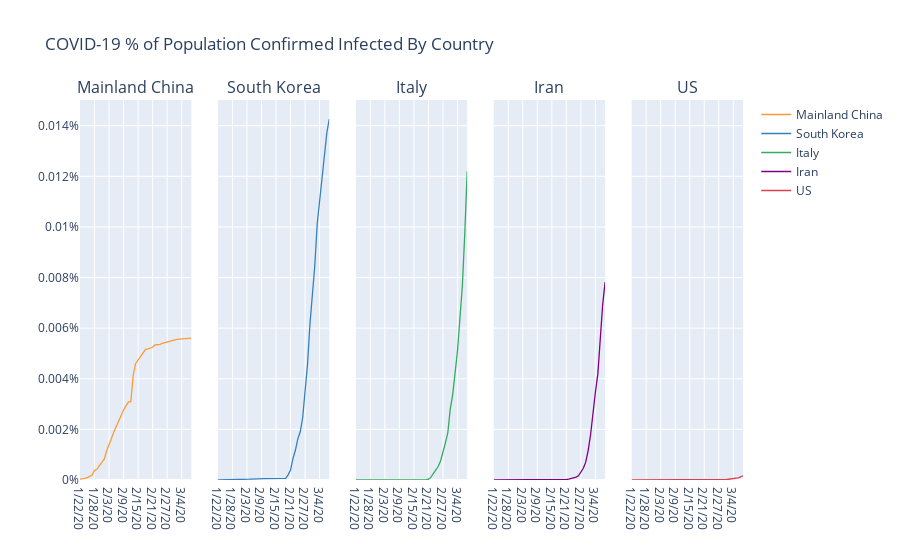

This figure's notebook cell:
### Code cell
top_countries = list(confirmed.T.sum().sort_values(ascending=False).head(4).index)
top_countries.append("US")
country_plot(top_countries, pop_prop=True)

### Figure 1 — Plotly figure (JSON) as saved in the notebook; plotly's stock layout.template omitted (floating-point values rounded to 4 significant figures)
{"data": [{"line": {"color": "rgba(255, 153, 51, 1.0)", "dash": "solid", "shape": "linear", "width": 1.3}, "mode": "lines", "name": "Mainland China", "text": "", "type": "scatter", "x": ["1/22/20", "1/23/20", "1/24/20", "1/25/20", "1/26/20", "1/27/20", "1/28/20", "1/29/20", "1/30/20", "1/31/20", "2/1/20", "2/2/20", "2/3/20", "2/4/20", "2/5/20", "2/6/20", "2/7/20", "2/8/20", "2/9/20", "2/10/20", "2/11/20", "2/12/20", "2/13/20", "2/14/20", "2/15/20", "2/16/20", "2/17/20", "2/18/20", "2/19/20", "2/20/20", "2/21/20", "2/22/20", "2/23/20", "2/24/20", "2/25/20", "2/26/20", "2/27/20", "2/28/20", "2/29/20", "3/1/20", "3/2/20", "3/3/20", "3/4/20", "3/5/20", "3/6/20", "3/7/20", "3/8/20"], "xaxis": "x", "y": [3.8e-05, 4.44e-05, 6.364e-05, 9.72e-05, 0.0001433, 0.0001989, 0.0003817, 0.0004217, 0.0005644, 0.0006797, 0.0008248, 0.001154, 0.001368, 0.001645, 0.001904, 0.002123, 0.002367, 0.002555, 0.002764, 0.002939, 0.00308, 0.003106, 0.004157, 0.004606, 0.004749, 0.004894, 0.005028, 0.005151, 0.005179, 0.005211, 0.005244, 0.005344, 0.005345, 0.00536, 0.005396, 0.005424, 0.005454, 0.005476, 0.005506, 0.005546, 0.00556, 0.005569, 0.005577, 0.005587, 0.005598, 0.005603, 0.005607], "yaxis": "y"}, {"line": {"color": "rgba(55, 128, 191, 1.0)", "dash": "solid", "shape": "linear", "width": 1.3}, "mode": "lines", "name": "South Korea", "text": "", "type": "scatter", "x": ["1/22/20", "1/23/20", "1/24/20", "1/25/20", "1/26/20", "1/27/20", "1/28/20", "1/29/20", "1/30/20", "1/31/20", "2/1/20", "2/2/20", "2/3/20", "2/4/20", "2/5/20", "2/6/20", "2/7/20", "2/8/20", "2/9/20", "2/10/20", "2/11/20", "2/12/20", "2/13/20", "2/14/20", "2/15/20", "2/16/20", "2/17/20", "2/18/20", "2/19/20", "2/20/20", "2/21/20", "2/22/20", "2/23/20", "2/24/20", "2/25/20", "2/26/20", "2/27/20", "2/28/20", "2/29/20", "3/1/20", "3/2/20", "3/3/20", "3/4/20", "3/5/20", "3/6/20", "3/7/20", "3/8/20"], "xaxis": "x2", "y": [1.95e-06, 1.95e-06, 3.901e-06, 3.901e-06, 5.851e-06, 7.802e-06, 7.802e-06, 7.802e-06, 7.802e-06, 2.146e-05, 2.341e-05, 2.926e-05, 2.926e-05, 3.121e-05, 3.706e-05, 4.486e-05, 4.681e-05, 4.681e-05, 4.876e-05, 5.266e-05, 5.461e-05, 5.461e-05, 5.461e-05, 5.461e-05, 5.461e-05, 5.656e-05, 5.851e-05, 6.047e-05, 6.047e-05, 0.0002029, 0.0003979, 0.0008446, 0.001174, 0.001625, 0.001906, 0.00246, 0.003445, 0.004558, 0.006144, 0.007287, 0.008455, 0.01012, 0.01096, 0.01187, 0.01286, 0.01373, 0.01427], "yaxis": "y2"}, {"line": {"color": "rgba(50, 171, 96, 1.0)", "dash": "solid", "shape": "linear", "width": 1.3}, "mode": "lines", "name": "Italy", "text": "", "type": "scatter", "x": ["1/22/20", "1/23/20", "1/24/20", "1/25/20", "1/26/20", "1/27/20", "1/28/20", "1/29/20", "1/30/20", "1/31/20", "2/1/20", "2/2/20", "2/3/20", "2/4/20", "2/5/20", "2/6/20", "2/7/20", "2/8/20", "2/9/20", "2/10/20", "2/11/20", "2/12/20", "2/13/20", "2/14/20", "2/15/20", "2/16/20", "2/17/20", "2/18/20", "2/19/20", "2/20/20", "2/21/20", "2/22/20", "2/23/20", "2/24/20", "2/25/20", "2/26/20", "2/27/20", "2/28/20", "2/29/20", "3/1/20", "3/2/20", "3/3/20", "3/4/20", "3/5/20", "3/6/20", "3/7/20", "3/8/20"], "xaxis": "x3", "y": [0, 0, 0, 0, 0, 0, 0, 0, 0, 3.308e-06, 3.308e-06, 3.308e-06, 3.308e-06, 3.308e-06, 3.308e-06, 3.308e-06, 4.962e-06, 4.962e-06, 4.962e-06, 4.962e-06, 4.962e-06, 4.962e-06, 4.962e-06, 4.962e-06, 4.962e-06, 4.962e-06, 4.962e-06, 4.962e-06, 4.962e-06, 4.962e-06, 3.308e-05, 0.0001025, 0.0002564, 0.0003788, 0.0005326, 0.0007492, 0.001083, 0.001469, 0.001866, 0.002802, 0.003367, 0.004138, 0.005109, 0.006381, 0.007668, 0.00973, 0.0122], "yaxis": "y3"}, {"line": {"color": "rgba(128, 0, 128, 1.0)", "dash": "solid", "shape": "linear", "width": 1.3}, "mode": "lines", "name": "Iran", "text": "", "type": "scatter", "x": ["1/22/20", "1/23/20", "1/24/20", "1/25/20", "1/26/20", "1/27/20", "1/28/20", "1/29/20", "1/30/20", "1/31/20", "2/1/20", "2/2/20", "2/3/20", "2/4/20", "2/5/20", "2/6/20", "2/7/20", "2/8/20", "2/9/20", "2/10/20", "2/11/20", "2/12/20", "2/13/20", "2/14/20", "2/15/20", "2/16/20", "2/17/20", "2/18/20", "2/19/20", "2/20/20", "2/21/20", "2/22/20", "2/23/20", "2/24/20", "2/25/20", "2/26/20", "2/27/20", "2/28/20", "2/29/20", "3/1/20", "3/2/20", "3/3/20", "3/4/20", "3/5/20", "3/6/20", "3/7/20", "3/8/20"], "xaxis": "x4", "y": [0, 0, 0, 0, 0, 0, 0, 0, 0, 0, 0, 0, 0, 0, 0, 0, 0, 0, 0, 0, 0, 0, 0, 0, 0, 0, 0, 0, 2.381e-06, 5.953e-06, 2.143e-05, 3.334e-05, 5.119e-05, 7.263e-05, 0.0001131, 0.0001655, 0.0002917, 0.0004619, 0.000706, 0.001164, 0.001787, 0.002781, 0.003479, 0.004182, 0.005652, 0.006933, 0.007817], "yaxis": "y4"}, {"line": {"color": "rgba(219, 64, 82, 1.0)", "dash": "solid", "shape": "linear", "width": 1.3}, "mode": "lines", "name": "US", "text": "", "type": "scatter", "x": ["1/22/20", "1/23/20", "1/24/20", "1/25/20", "1/26/20", "1/27/20", "1/28/20", "1/29/20", "1/30/20", "1/31/20", "2/1/20", "2/2/20", "2/3/20", "2/4/20", "2/5/20", "2/6/20", "2/7/20", "2/8/20", "2/9/20", "2/10/20", "2/11/20", "2/12/20", "2/13/20", "2/14/20", "2/15/20", "2/16/20", "2/17/20", "2/18/20", "2/19/20", "2/20/20", "2/21/20", "2/22/20", "2/23/20", "2/24/20", "2/25/20", "2/26/20", "2/27/20", "2/28/20", "2/29/20", "3/1/20", "3/2/20", "3/3/20", "3/4/20", "3/5/20", "3/6/20", "3/7/20", "3/8/20"], "xaxis": "x5", "y": [3.021e-07, 3.021e-07, 6.042e-07, 6.042e-07, 1.511e-06, 1.511e-06, 1.511e-06, 1.511e-06, 1.511e-06, 2.115e-06, 2.417e-06, 2.417e-06, 3.323e-06, 3.323e-06, 3.625e-06, 3.625e-06, 3.625e-06, 3.625e-06, 3.625e-06, 3.625e-06, 3.927e-06, 3.927e-06, 4.532e-06, 4.532e-06, 4.532e-06, 4.532e-06, 4.532e-06, 4.532e-06, 4.532e-06, 4.532e-06, 1.057e-05, 1.057e-05, 1.057e-05, 1.601e-05, 1.601e-05, 1.782e-05, 1.813e-05, 1.873e-05, 2.115e-05, 2.296e-05, 3.051e-05, 3.656e-05, 4.592e-05, 6.646e-05, 8.369e-05, 0.0001257, 0.0001625], "yaxis": "y5"}], "layout": {"annotations": [{"font": {"size": 16}, "showarrow": false, "text": "Mainland China", "x": 0.084, "xanchor": "center", "xref": "paper", "y": 1, "yanchor": "bottom", "yref": "paper"}, {"font": {"size": 16}, "showarrow": false, "text": "South Korea", "x": 0.292, "xanchor": "center", "xref": "paper", "y": 1, "yanchor": "bottom", "yref": "paper"}, {"font": {"size": 16}, "showarrow": false, "text": "Italy", "x": 0.5, "xanchor": "center", "xref": "paper", "y": 1, "yanchor": "bottom", "yref": "paper"}, {"font": {"size": 16}, "showarrow": false, "text": "Iran", "x": 0.708, "xanchor": "center", "xref": "paper", "y": 1, "yanchor": "bottom", "yref": "paper"}, {"font": {"size": 16}, "showarrow": false, "text": "US", "x": 0.916, "xanchor": "center", "xref": "paper", "y": 1, "yanchor": "bottom", "yref": "paper"}], "title": {"text": "COVID-19 % of Population Confirmed Infected By Country"}, "xaxis": {"anchor": "y", "domain": [0, 0.168], "visible": true}, "xaxis2": {"anchor": "y2", "domain": [0.208, 0.376], "visible": true}, "xaxis3": {"anchor": "y3", "domain": [0.416, 0.584], "visible": true}, "xaxis4": {"anchor": "y4", "domain": [0.624, 0.792], "visible": true}, "xaxis5": {"anchor": "y5", "domain": [0.832, 1], "visible": true}, "yaxis": {"anchor": "x", "domain": [0, 1], "exponentformat": "E", "rangemode": "tozero", "showexponent": "all", "ticksuffix": "%"}, "yaxis2": {"anchor": "x2", "domain": [0, 1], "exponentformat": "E", "matches": "y", "rangemode": "tozero", "showexponent": "all", "showticklabels": false, "ticksuffix": "%"}, "yaxis3": {"anchor": "x3", "domain": [0, 1], "exponentformat": "E", "matches": "y", "rangemode": "tozero", "showexponent": "all", "showticklabels": false, "ticksuffix": "%"}, "yaxis4": {"anchor": "x4", "domain": [0, 1], "exponentformat": "E", "matches": "y", "rangemode": "tozero", "showexponent": "all", "showticklabels": false, "ticksuffix": "%"}, "yaxis5": {"anchor": "x5", "domain": [0, 1], "exponentformat": "E", "matches": "y", "rangemode": "tozero", "showexponent": "all", "showticklabels": false, "ticksuffix": "%"}}}
